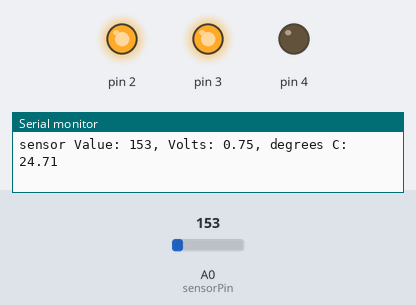
Bench run of a sketch on a simulated Arduino Uno, built with avr-gcc and run on an emulated ATmega328P. Parts: output pins drawn as LEDs (lit = HIGH), the last lines printed to the serial monitor. Inputs (shaded band) come from the test bench; at power-on: A0 (sensorPin) = 153.

Above: at 1.2 s.
1.3 s: A0 (sensorPin) set to 151
At 2.5 s:
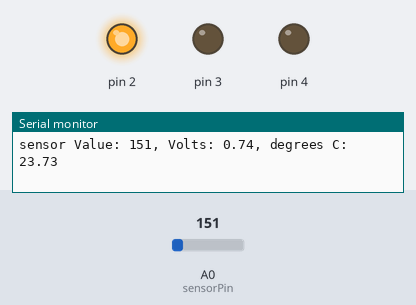
2.8 s: A0 (sensorPin) set to 114
At 4.0 s:
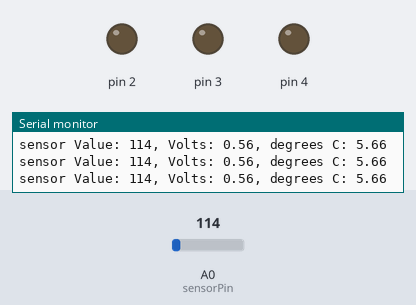
4.3 s: A0 (sensorPin) set to 165
At 5.5 s:
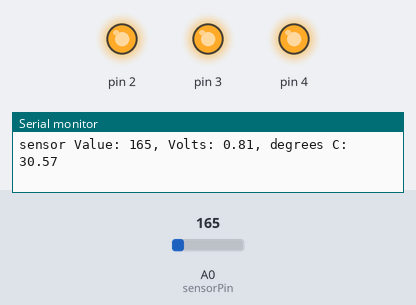
5.8 s: A0 (sensorPin) set to 133
At 7.0 s:
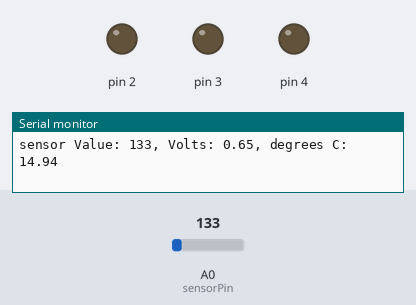
8.8 s: A0 (sensorPin) set to 175
At 9.8 s:
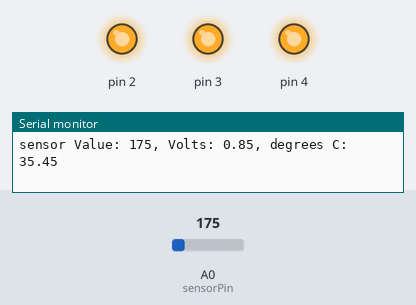
Timing chart, 0 to 11.8 s (numbered marks = the images above; inputs shaded):
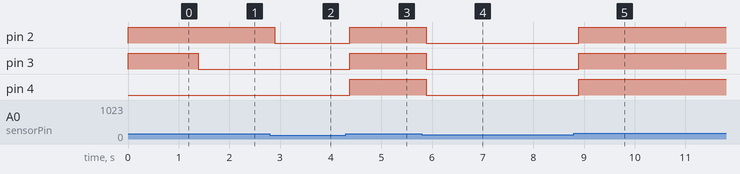

The sketch:

p03_LoveOMeter.ino
```cpp
/*
  Arduino Starter Kit example
 Project 3  - Love-O-Meter

 This sketch is written to accompany Project 3 in the
 Arduino Starter Kit

 Parts required:
 1 TMP36 temperature sensor
 3 red LEDs
 3 220 ohm resistors

 Created 13 September 2012
 by Scott Fitzgerald

 http://arduino.cc/starterKit

 This example code is part of the public domain
 */

// named constant for the pin the sensor is connected to
const int sensorPin = A0;
// room temperature in Celcius
const float baselineTemp = 20.0;

void setup() {
  // open a serial connection to display values
  Serial.begin(9600);
  // set the LED pins as outputs
  // the for() loop saves some extra coding
  for (int pinNumber = 2; pinNumber < 5; pinNumber++) {
    pinMode(pinNumber, OUTPUT);
    digitalWrite(pinNumber, LOW);
  }
}

void loop() {
  // read the value on AnalogIn pin 0
  // and store it in a variable
  int sensorVal = analogRead(sensorPin);

  // send the 10-bit sensor value out the serial port
  Serial.print("sensor Value: ");
  Serial.print(sensorVal);

  // convert the ADC reading to voltage
  float voltage = (sensorVal / 1024.0) * 5.0;

  // Send the voltage level out the Serial port
  Serial.print(", Volts: ");
  Serial.print(voltage);

  // convert the voltage to temperature in degrees C
  // the sensor changes 10 mV per degree
  // the datasheet says there's a 500 mV offset
  // ((volatge - 500mV) times 100)
  Serial.print(", degrees C: ");
  float temperature = (voltage - .5) * 100;
  Serial.println(temperature);

  // if the current temperature is lower than the baseline
  // turn off all LEDs
  if (temperature < baselineTemp) {
    digitalWrite(2, LOW);
    digitalWrite(3, LOW);
    digitalWrite(4, LOW);
  } // if the temperature rises 2-4 degrees, turn an LED on
  else if (temperature >= baselineTemp + 2 && temperature < baselineTemp + 4) {
    digitalWrite(2, HIGH);
    digitalWrite(3, LOW);
    digitalWrite(4, LOW);
  } // if the temperature rises 4-6 degrees, turn a second LED on
  else if (temperature >= baselineTemp + 4 && temperature < baselineTemp + 6) {
    digitalWrite(2, HIGH);
    digitalWrite(3, HIGH);
    digitalWrite(4, LOW);
  } // if the temperature rises more than 6 degrees, turn all LEDs on
  else if (temperature >= baselineTemp + 6) {
    digitalWrite(2, HIGH);
    digitalWrite(3, HIGH);
    digitalWrite(4, HIGH);
  }
  delay(1);
}
```

Measured:
- the behaviour switches between 152 and 151 on A0 (sensorPin) (found by bisection; images 0 and 1)
- after the input at 1.3 s, pin 3: HIGH → LOW after 0.09 s
- after the input at 2.8 s, pin 2: HIGH → LOW after 0.10 s
- after the input at 4.3 s, pin 2–4: LOW → HIGH after 0.07 s
- after the input at 5.8 s, pin 2–4: HIGH → LOW after 0.08 s
- after the input at 8.8 s, pin 2–4: LOW → HIGH after 0.10 s
